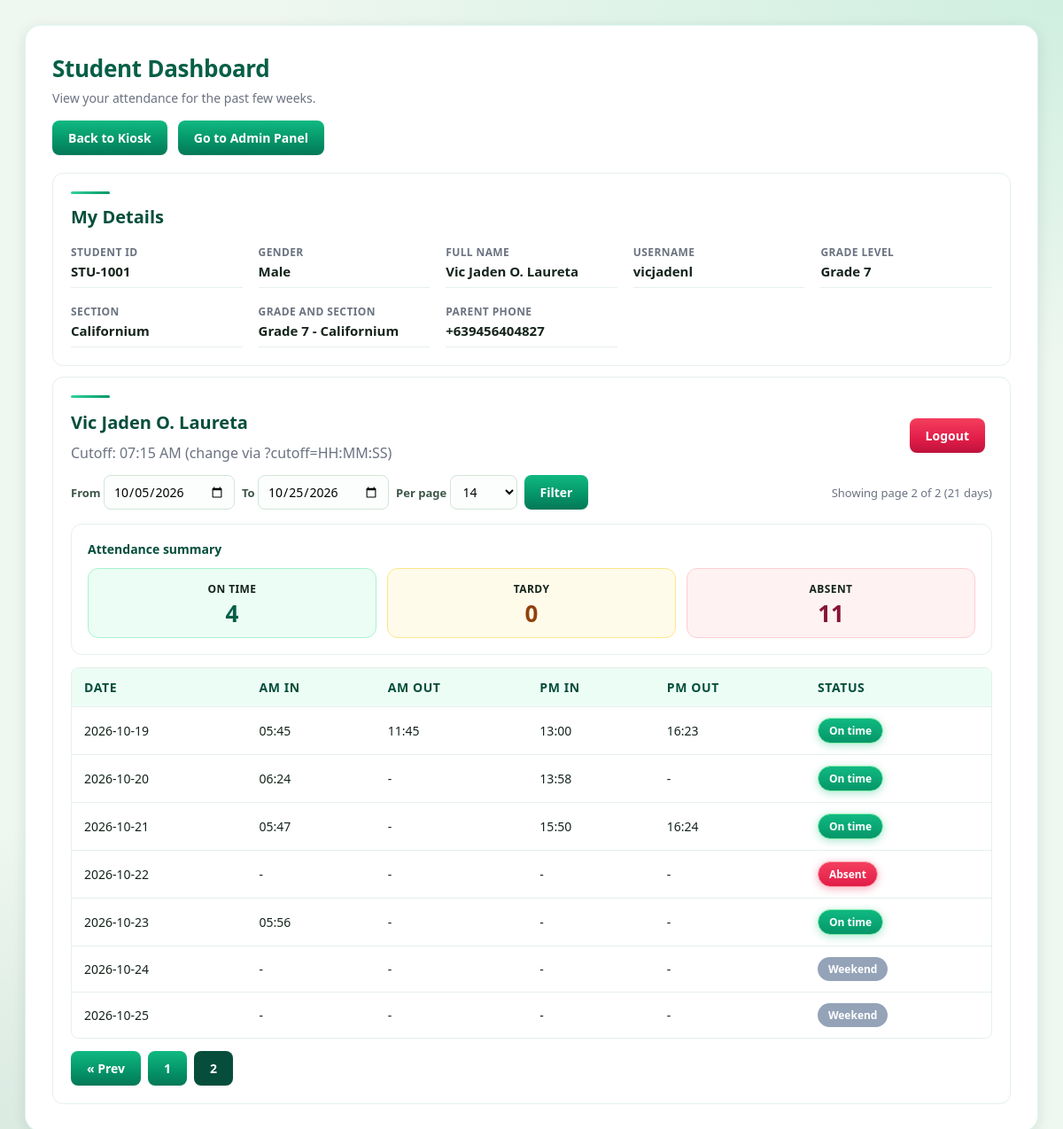
Screenshot of /student.php?page=2 (signed in) with the database file from the repository.
### tables this page shows
CREATE TABLE `students` (
  `student_id` varchar(50) NOT NULL,
  `full_name` varchar(100) NOT NULL,
  `grade_section` varchar(50) NOT NULL,
  `parent_phone` varchar(20) NOT NULL,
  `username` varchar(100) DEFAULT NULL,
  `password_hash` varchar(255) DEFAULT NULL,
  `qr_payload` varchar(255) NOT NULL DEFAULT '',
  `grade_level` varchar(50) DEFAULT NULL,
  `section` varchar(50) DEFAULT NULL,
  `gender` varchar(10) DEFAULT NULL
);

CREATE TABLE `attendance_settings` (
  `setting_key` varchar(100) NOT NULL,
  `setting_value` varchar(255) NOT NULL,
  `updated_at` datetime DEFAULT current_timestamp() ON UPDATE current_timestamp()
);

CREATE TABLE `attendance_logs` (
  `id` int(11) NOT NULL,
  `student_id` varchar(50) NOT NULL,
  `log_type` enum('IN','OUT','AM_IN','AM_OUT','PM_IN','PM_OUT') NOT NULL,
  `timestamp` datetime DEFAULT current_timestamp(),
  `latitude` decimal(10,7) DEFAULT NULL,
  `longitude` decimal(10,7) DEFAULT NULL
);

### admin_helpers.php (called while the page is built, shortened)
<?php
function getAttendanceSetting(mysqli $conn, string $key, int $default): int
{
    $stmt = $conn->prepare('SELECT setting_value FROM attendance_settings WHERE setting_key = ? LIMIT 1');
    $stmt->bind_param('s', $key);
    $stmt->execute();
    $result = $stmt->get_result();
    if ($result && $result->num_rows > 0) {
        $row = $result->fetch_assoc();
        $value = (int) ($row['setting_value'] ?? 0);
        if ($value > 0) {
            return $value;
        }
    } elseif ($result) {
        $result->free();
    }
    return $default;
}
function formatMinutesToTime(int $minutes): string
{
    $hours = intdiv($minutes, 60);
    $mins = $minutes % 60;
    $period = $hours >= 12 ? 'PM' : 'AM';
    $displayHour = $hours % 12;
    return sprintf('%02d:%02d %s', $displayHour, $mins, $period);
}

### student.php (the view, shortened to what this page needs)
<?php
require_once 'db.php';
require_once 'admin_helpers.php';
$loggedIn = !empty($_SESSION['student_id']);
$studentDetails = null;
if ($loggedIn) {
    $studentDetailsStmt = $conn->prepare('SELECT student_id, full_name, gender, grade_level, section, grade_section, parent_phone, username FROM students WHERE student_id = ? LIMIT 1');
    $studentDetailsStmt->bind_param('s', $_SESSION['student_id']);
    $studentDetailsStmt->execute();
    $studentDetails = $studentDetailsStmt->get_result()->fetch_assoc();
}
$amTardyAfterMinutes = getAttendanceSetting($conn, 'am_tardy_after_minutes', 495);
$attendance_cutoff = $_GET['cutoff'] ?? formatMinutesToTime($amTardyAfterMinutes);
$attendance_days = [];
if ($loggedIn) {
    $sid = $_SESSION['student_id'];
    $start = $_GET['start'] ?? '';
    $end = $_GET['end'] ?? '';
    $per_page = isset($_GET['per_page']) ? max(5, (int)$_GET['per_page']) : 14;
    $page = isset($_GET['page']) ? max(1, (int)$_GET['page']) : 1;
    if ($start === '' && $end === '') {
        $end = date('Y-m-d');
        $start = date('Y-m-d', strtotime('-20 days', strtotime($end)));
    }
    $startTs = strtotime($start);
    $endTs = strtotime($end);
    $all_days = [];
    for ($d = $startTs; $d <= $endTs; $d = strtotime('+1 day', $d)) {
        $all_days[] = date('Y-m-d', $d);
    }
    $total = count($all_days);
    $pages = max(1, (int) ceil($total / $per_page));
    $offset = ($page - 1) * $per_page;
    $visible_days = array_slice($all_days, $offset, $per_page);
    $attendanceSummary = ['On time' => 0, 'Tardy' => 0, 'Absent' => 0];
    foreach ($all_days as $d) {
        if (!isSchoolDay($conn, $d)) {
            continue;
        }
        $q = $conn->prepare("SELECT log_type, timestamp FROM attendance_logs WHERE student_id = ? AND log_type IN ('AM_IN', 'AM_OUT', 'PM_IN', 'PM_OUT') AND DATE(timestamp) = ? ORDER BY timestamp ASC");
        $q->bind_param('ss', $sid, $d);
        $q->execute();
        $punches = ['AM_IN' => null, 'AM_OUT' => null, 'PM_IN' => null, 'PM_OUT' => null];
        $result = $q->get_result();
        while ($result && ($punch = $result->fetch_assoc())) {
            $punchType = $punch['log_type'];
            if ($punches[$punchType] === null) {
                $punches[$punchType] = $punch['timestamp'];
            }
        }
        $amInTime = $punches['AM_IN'];
        if (! $amInTime) {
            $attendanceSummary['Absent']++;
        } else {
            $timeOnly = date('H:i:s', strtotime($amInTime));
            $status = (strtotime($timeOnly) <= strtotime($attendance_cutoff)) ? 'On time' : 'Tardy';
            $attendanceSummary[$status]++;
        }
    }
    foreach ($visible_days as $d) {
        if (!isSchoolDay($conn, $d)) {
            $attendance_days[$d] = ['status' => 'Weekend', 'time' => null, 'am_in' => null, 'am_out' => null, 'pm_in' => null, 'pm_out' => null];
            continue;
        }
        $q = $conn->prepare("SELECT log_type, timestamp FROM attendance_logs WHERE student_id = ? AND log_type IN ('AM_IN', 'AM_OUT', 'PM_IN', 'PM_OUT') AND DATE(timestamp) = ? ORDER BY timestamp ASC");
        $q->bind_param('ss', $sid, $d);
        $q->execute();
        $punches = ['AM_IN' => null, 'AM_OUT' => null, 'PM_IN' => null, 'PM_OUT' => null];
        $result = $q->get_result();
        while ($result && ($punch = $result->fetch_assoc())) {
            $punchType = $punch['log_type'];
            if ($punches[$punchType] === null) {
                $punches[$punchType] = $punch['timestamp'];
            }
        }
        $amInTime = $punches['AM_IN'];
        if (! $amInTime) {
            $attendance_days[$d] = ['status' => 'Absent', 'time' => null, 'am_in' => null, 'am_out' => null, 'pm_in' => null, 'pm_out' => null];
        } else {
            $timeOnly = date('H:i:s', strtotime($amInTime));
            $attendance_days[$d] = [
                'status' => (strtotime($timeOnly) <= strtotime($attendance_cutoff)) ? 'On time' : 'Tardy',
                'time' => $amInTime,
                'am_in' => $punches['AM_IN'],
                'am_out' => $punches['AM_OUT'],
                'pm_in' => $punches['PM_IN'],
                'pm_out' => $punches['PM_OUT'],
            ];
        }
    }
    $template_pagination = [
        'total' => $total,
        'pages' => $pages,
        'page' => $page,
        'per_page' => $per_page,
        'start' => date('Y-m-d', $startTs),
        'end' => date('Y-m-d', $endTs),
    ];
}
?>
<!DOCTYPE html>
<html lang="en">
<head>
</head>
<body>
    <div class="container">
        <h1>Student Dashboard</h1>
        <p class="page-sub">View your attendance for the past few weeks.</p>
        <div class="page-actions">
            <a class="button" href="index.php">Back to Kiosk</a>
            <a class="button" href="admin.php">Go to Admin Panel</a>
        </div>
        <?php if (! $loggedIn): ?>
            <section class="card">
                <h2>Student Login</h2>
                <form method="post" class="inline">
                    <input type="hidden" name="action" value="login_student">
                    <input name="username" placeholder="Username">
                    <input name="password" type="password" placeholder="Password">
                    <button type="submit">Login</button>
                </form>
                <p style="margin-top:8px;color:#666;font-size:13px">If you don't have credentials, ask your administrator to create an account.</p>
            </section>
        <?php else: ?>
            <?php if ($studentDetails): ?>
                <section class="card">
                    <h2>My Details</h2>
                    <dl class="details-grid">
                        <div><dt>Student ID</dt><dd><?= htmlspecialchars($studentDetails['student_id']) ?></dd></div>
                        <div><dt>Gender</dt><dd><?= htmlspecialchars($studentDetails['gender'] ?: '-') ?></dd></div>
                        <div><dt>Full Name</dt><dd><?= htmlspecialchars($studentDetails['full_name']) ?></dd></div>
                        <div><dt>Username</dt><dd><?= htmlspecialchars($studentDetails['username'] ?? '') ?></dd></div>
                        <div><dt>Grade Level</dt><dd><?= htmlspecialchars($studentDetails['grade_level'] ?: '-') ?></dd></div>
                        <div><dt>Section</dt><dd><?= htmlspecialchars($studentDetails['section'] ?: '-') ?></dd></div>
                        <div><dt>Grade and Section</dt><dd><?= htmlspecialchars($studentDetails['grade_section']) ?></dd></div>
                        <div><dt>Parent Phone</dt><dd><?= htmlspecialchars($studentDetails['parent_phone']) ?></dd></div>
                    </dl>
                </section>
            <?php endif; ?>
            <section class="card">
                <div class="hello-bar">
                    <div>
                        <h2><?= htmlspecialchars($_SESSION['student_name']) ?></h2>
                        <p>Cutoff: <?= htmlspecialchars($attendance_cutoff) ?> (change via ?cutoff=HH:MM:SS)</p>
                    </div>
                    <form method="post" style="margin:0">
                        <button class="button logout" type="submit">Logout</button>
                    </form>
                </div>
                <div class="filter-row">
                    <form method="get" style="display:flex;gap:8px;align-items:center;flex-wrap:wrap">
                        <label>From <input type="date" name="start" value="<?= isset($template_pagination) ? htmlspecialchars($template_pagination['start']) : '' ?>"></label>
                        <label>To <input type="date" name="end" value="<?= isset($template_pagination) ? htmlspecialchars($template_pagination['end']) : '' ?>"></label>
                        <label>Per page
                            <select name="per_page">
                                <?php foreach ([7,14,21,30] as $pp): ?>
                                    <option value="<?= $pp ?>" <?= (isset($template_pagination) && $template_pagination['per_page']==$pp) ? 'selected' : '' ?>><?= $pp ?></option>
                                <?php endforeach; ?>
                            </select>
                        </label>
                        <button type="submit" class="button">Filter</button>
                    </form>
                    <?php if (isset($template_pagination)): ?>
                        <div style="font-size:13px;color:#6b7280">Showing page <?= $template_pagination['page'] ?> of <?= $template_pagination['pages'] ?> (<?= $template_pagination['total'] ?> days)</div>
                    <?php endif; ?>
                </div>
                <div class="card" style="margin:16px 0 0; padding:18px;">
                    <div style="font-size:14px; font-weight:700; color:#064e3b;">Attendance summary</div>
                    <div class="stat-grid">
                        <div class="stat on">
                            <div class="label">On time</div>
                            <div class="num"><?= htmlspecialchars((string) ($attendanceSummary['On time'] ?? 0)) ?></div>
                        </div>
                        <div class="stat tardy">
                            <div class="label">Tardy</div>
                            <div class="num"><?= htmlspecialchars((string) ($attendanceSummary['Tardy'] ?? 0)) ?></div>
                        </div>
                        <div class="stat absent">
                            <div class="label">Absent</div>
                            <div class="num"><?= htmlspecialchars((string) ($attendanceSummary['Absent'] ?? 0)) ?></div>
                        </div>
                    </div>
                </div>
                <div class="table-wrap">
                    <table>
                        <thead><tr><th>Date</th><th>AM IN</th><th>AM OUT</th><th>PM IN</th><th>PM OUT</th><th>Status</th></tr></thead>
                        <tbody>
                        <?php foreach ($attendance_days as $d => $row): ?>
                            <tr>
                                <td><?= htmlspecialchars($d) ?></td>
                                <td><?= $row['am_in'] ? htmlspecialchars(date('H:i', strtotime($row['am_in']))) : '-' ?></td>
                                <td><?= $row['am_out'] ? htmlspecialchars(date('H:i', strtotime($row['am_out']))) : '-' ?></td>
                                <td><?= $row['pm_in'] ? htmlspecialchars(date('H:i', strtotime($row['pm_in']))) : '-' ?></td>
                                <td><?= $row['pm_out'] ? htmlspecialchars(date('H:i', strtotime($row['pm_out']))) : '-' ?></td>
                                <td>
                                    <?php if ($row['status'] === 'On time'): ?>
                                        <span class="badge on">On time</span>
                                    <?php elseif ($row['status'] === 'Tardy'): ?>
                                        <span class="badge tardy">Tardy</span>
                                    <?php elseif ($row['status'] === 'Weekend'): ?>
                                        <span class="badge weekend">Weekend</span>
                                    <?php else: ?>
                                        <span class="badge absent">Absent</span>
                                    <?php endif; ?>
                                </td>
                            </tr>
                        <?php endforeach; ?>
                        </tbody>
                    </table>
                </div>
                <?php if (isset($template_pagination) && $template_pagination['pages'] > 1): ?>
                    <div class="pagination">
                        <?php
                        function pageUrl($p) {
                            $params = $_GET;
                            $params['page'] = $p;
                            return '?' . http_build_query($params);
                        }
                        ?>
                        <?php if ($template_pagination['page'] > 1): ?>
                            <a class="button" href="<?= pageUrl($template_pagination['page'] - 1) ?>">&laquo; Prev</a>
                        <?php endif; ?>
                        <?php
                        $startPage = max(1, $template_pagination['page'] - 3);
                        $endPage = min($template_pagination['pages'], $template_pagination['page'] + 3);
                        for ($p = $startPage; $p <= $endPage; $p++):
                        ?>
                            <a class="button <?= $p == $template_pagination['page'] ? 'current' : '' ?>" href="<?= pageUrl($p) ?>"><?= $p ?></a>
                        <?php endfor; ?>
                    </div>
                <?php endif; ?>
            </section>
        <?php endif; ?>
    </div>
</body>
</html>

### rows the page displays
students: student_id "STU-1001", gender "Male", full_name "Vic Jaden O. Laureta", username "vicjadenl", grade_level "Grade 7", section "Californium", grade_section "Grade 7 - Californium", parent_phone "+639456404827"
attendance_settings: setting_value "07:15 AM"
attendance_logs: d "2026-10-19", timestamp "05:45", am_out "11:45", pm_in "13:00", pm_out "16:23", shows "On time"
attendance_logs: d "2026-10-20", timestamp "06:24", pm_in "13:58", shows "On time"
attendance_logs: d "2026-10-21", timestamp "05:47", pm_in "15:50", pm_out "16:24", shows "On time"
attendance_logs: d "2026-10-23", timestamp "05:56", shows "On time"

### other values shown
$_SESSION['student_name'] "Vic Jaden O. Laureta"
$template_pagination['page'] "2"
$template_pagination['pages'] "2"
$template_pagination['total'] "21"
$attendanceSummary['On time'] "4"
$attendanceSummary['Tardy'] "0"
$attendanceSummary['Absent'] "11"
$d "2026-10-22"
$d "2026-10-24"
$d "2026-10-25"
form field per_page "14"
